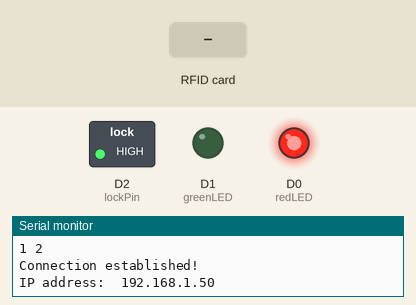
Simulated run of this sketch. Board: ESP8266 (NodeMCU). On the bench: switched loads named in the sketch (green lamp = pin HIGH), output pins drawn as LEDs (lit = HIGH), the last lines printed to the serial monitor. The test bench sets the inputs (shaded band). WiFi joins after 1.5 s; servers stay silent unless stated; uploads are accepted with an empty reply.

Above: at 3.2 s.
3.3 s: RFID card 3B 03 47 D5 held to the reader
At 3.8 s:
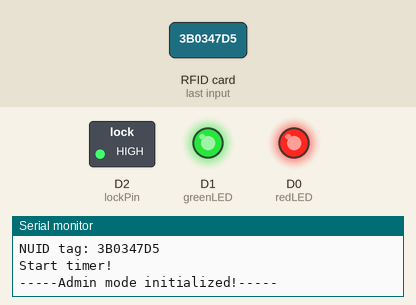
4.8 s: RFID card 12 34 56 78 held to the reader
At 6.1 s:
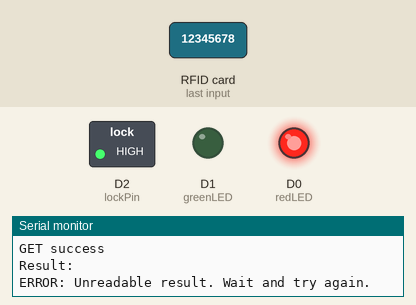
Timing chart, 0 to 7.8 s (numbered marks = the images above; inputs shaded):
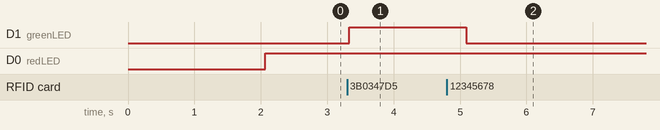

Measured:
- after the input at 3.3 s, D1 (greenLED): LOW → HIGH at once
- after the input at 4.8 s, D1 (greenLED): HIGH → LOW after 0.29 s instead of 3.6 s

The sketch:

Smart_Lock_With_RFID.ino
```cpp
#include <SPI.h>
#include <MFRC522.h>
#include <ESP8266WiFi.h>
#include <ESP8266HTTPClient.h>
#include <NTPClient.h>
#include <WiFiUdp.h>

// Defined pins for our ESP8266 (DO NOT USE D4)
#define SS_PIN D8       // RFID pin SS
#define RST_PIN D3      // RFID pin RST
#define lockPin D2      // Transistor pin
#define redLED D0
#define greenLED D1

// Global variables definitons
bool lockStatus = true;                   // true - lock is locked. false - lock is unlocked.
bool adminMode = false;                   // Flag for admin mode initialization. (whether admin Mode was set)
bool timeSet = false;                     // Flag for admin mode timer. (whether timer was set)
const int adminModeTime = 5000;           // Duration of admin mode set for 5 seconds.
unsigned long startTime = 0;              // Time of admin mode initialization.
unsigned long currentTime = 0;            // Current time during admin mode.
String stringTagUID = "";                 // String to hold scanned UID.
String masterKeyUID = "3B0347D5";         // Master key UID (used for admin mode initialization).

// WiFi connection
const char* ssid     = "Redmi";           // The SSID (name) of the Wi-Fi network we connect to.
const char* password = "12345678";        // The password of the Wi-Fi network.

// RFID Reader initialization
MFRC522 rfid(SS_PIN, RST_PIN);            // Creating of instance of the RFID reader.


// Define NTP Client to get time
const long utcOffsetInSeconds = 3600;     // UTC+1 Time Zone
WiFiUDP ntpUDP;
NTPClient timeClient(ntpUDP, "pool.ntp.org", utcOffsetInSeconds);

void setup() {
  Serial.begin(9600);         // Start the Serial communication to send messages to the computer
  SPI.begin();                // Init SPI bus
  rfid.PCD_Init();            // Init MFRC522
  delay(10);

  // Lock mechanism initialization
  pinMode(lockPin,OUTPUT);
  pinMode(redLED,OUTPUT);
  pinMode(greenLED,OUTPUT);

  // WiFi connection initialization
  Serial.println("");
  WiFi.begin(ssid, password);                 // Connect to the network
  Serial.print("Connecting to ");
  Serial.print(ssid); Serial.println(" ...");

  int i = 0;
  while (WiFi.status() != WL_CONNECTED) {     // Wait for the Wi-Fi to connect
    delay(1000);
    Serial.print(++i); Serial.print(' ');
  }

  Serial.println('\n');
  Serial.println("Connection established!");
  Serial.print("IP address:\t");
  Serial.println(WiFi.localIP());             // Send the IP address of the ESP8266 to the computer
  Serial.println("");

  timeClient.begin();
}

void loop() {
  digitalWrite(lockPin,HIGH);
  lockStatus = true;
  lightLED(lockStatus, adminMode);

  /*
   *  Following statement checks whether timer for admin mode was set. If it was,
   *  it checks whether admin mode is running for 5 seconds or longer.
   *  If it is, admin mode is turned off.
   */

  if(timeSet){
    currentTime = millis();
    if((currentTime - startTime)>=5000){
      adminMode = false;
      timeSet = false;
    }
  }

  // Reset the loop if no new card present on the sensor/reader. This saves the entire process when idle.
  if ( ! rfid.PICC_IsNewCardPresent())
    return;

  // Verify if the NUID has been readed
  if ( ! rfid.PICC_ReadCardSerial())
    return;

  // Store NUID into String
  stringTagUID = nuidToString(rfid.uid.uidByte, 4);

  // Serial printing for debugging/additional info
  Serial.print(F("NUID tag: "));
  Serial.println(stringTagUID);

  if(stringTagUID == masterKeyUID){
    adminMode = true;
  }

  String result = "";

  if(adminMode){

    // Halt PICC
    rfid.PICC_HaltA();

    // Set timer to measure duration of admin mode.
    if(!timeSet){
      Serial.println("Start timer!");
      startTime = millis();
      currentTime = startTime;
      timeSet = true;
    }

    Serial.println("-----Admin mode initialized!-----");
    Serial.println("");

    if(stringTagUID != masterKeyUID){
      result = sendQuery("GET", stringTagUID);

      if(result == "0"){
        // SEND POST REQUEST TO REGISTER NEW TAG UID
        Serial.println("Registering new UID...");
        result = sendQuery("POSTreg", stringTagUID);
      }
      else if(result == "1" || result == "2"){
        // SEND POST REQUEST TO DEREGISTER NEW TAG UID
        Serial.println("Deregistering UID...");
        result = sendQuery("POSTdereg", stringTagUID);
      }else{
        Serial.println("ERROR: Unreadable result. Wait and try again.");
      }
      adminMode = false;
    }
    return;
  }
  else if(!adminMode){
    result = sendQuery("GET", stringTagUID);
  }

  action(result, &lockStatus);

  // Halt PICC
  rfid.PICC_HaltA();

  // Stop encryption on PCD
  rfid.PCD_StopCrypto1();
}

/*****
Purpose: Send a POST request to the HTTP server

Parameters:
String query - String of a query to be sent

Return value:
String result - Answer from the server after the query was sent
****/
String Post(String query) {
  Serial.println("Query is " + query);

  HTTPClient http;
  http.begin(query);
  int httpCode = http.POST(query);

  String result = "";
  if (httpCode == 200) {
      Serial.println("POST success");
      result = http.getString();
  } else {
      Serial.println("ERROR with httpcode: " + httpCode);
  }
  http.end();
  return result;
}

/*****
Purpose: Send a GET request to the HTTP server

Parameters:
String query - String of a query to be sent

Return value:
String result - Answer from the server after the query was sent
****/
String Get(String query) {
  Serial.println("Query: " + query);

  HTTPClient http;
  http.begin(query);
  int httpCode = http.GET();

  String result = "";
  if (httpCode == 200) {
      Serial.println("GET success");
      result = http.getString();
  } else {
      Serial.println("ERROR with httpcode: " + httpCode);
  }
  http.end();
  return result;
}

/*****
Purpose: Light two LEDs (red and green) based on the current state of the lock

Parameters:
bool lockStatus - Describes whether lock is locked (true) or unlocked (false)
bool adminMode - Describes whether admim mode is set (true) or not (false)

Return value:
void
****/
void lightLED(bool lockStatus, bool adminMode){
  if(adminMode){
    digitalWrite(greenLED,HIGH);
    digitalWrite(redLED,HIGH);
  }
  else if(lockStatus){
    digitalWrite(greenLED,LOW);
    digitalWrite(redLED,HIGH);
  }else{
    digitalWrite(redLED,LOW);
    digitalWrite(greenLED,HIGH);
  }
}

/*****
Purpose: Locks/unlocks the lock and changes variable lockStatus accordingly.

Parameters:
String accessLevel - accessLevel of the tag
bool* lockStatus - Describes whether lock is locked (true) or unlocked (false)

Return value:
void
****/
void action(String accessLevel, bool* lockStatus){
  if(accessLevel == "0"){
    *lockStatus = true;
  }else if(accessLevel == "2"){
    digitalWrite(lockPin, LOW);
    *lockStatus = false;
    lightLED(*lockStatus, false);
    delay(2000);
  }else if(accessLevel == "1"){
    timeClient.update(); // Checks current time using Network Time Protocol (NTP)
    /*
     * Following statements checks whether it's weekday and between 8:00 - 18:00. If it is, lock is unlocked.
     */
    if(timeClient.getDay()>=1 && timeClient.getDay()<=5 && timeClient.getHours()>=8 && timeClient.getHours()<=17){
      digitalWrite(lockPin, LOW);
      *lockStatus = false;
      lightLED(*lockStatus, false);
      delay(2000);
      }
  }else{
    Serial.println("ERROR: Unreadable result. Wait and try again.");
  }
}


/*****
Purpose: Creates query, sends it to the server and returns answer from the server.

Parameters:
String request - What type of request should be sent. (GET, POSTreg, POSTdereg).
String stringTagUID - UID of the tag.

Return value:
String result - Answer from the server after the query was sent
****/
String sendQuery(String request, String stringTagUID){
  String result = "";
  String query = "http://rfidlock.azurewebsites.net/data.php?tagUID='";
  query.concat(stringTagUID);
  query.concat("'");
  if(request == "GET"){
    result = Get(query);
  }
  else if(request == "POSTreg"){            // POST request to register new tag UID to the DB
    query.concat("&register=1");
    result = Post(query);
  }else if(request == "POSTdereg"){         // POST request to deregister a tag UID from the DB
    result = Post(query);
  }
  Serial.print("Result: ");
  Serial.println(result);
  Serial.println("");
  return result;
}

/*****
Purpose: Creates a String variable from the byte array holding a tag UID.

Parameters:
byte* nuidArray - Pointer to a byte array.
int sizeOfArray - Size of a byte array.

Return value:
String tagID - Tag UID.
****/
String nuidToString(byte* nuidArray, int sizeOfArray){
  String tagID = "";
    for (byte i = 0; i < sizeOfArray; i++) {
      String temp = "";
      if ((int)nuidArray[i] < 10) {
        temp += "0";
      }
      temp += String((int)nuidArray[i], HEX);
      temp.toUpperCase();
      tagID.concat(temp);
  }
  return tagID;
}
```
